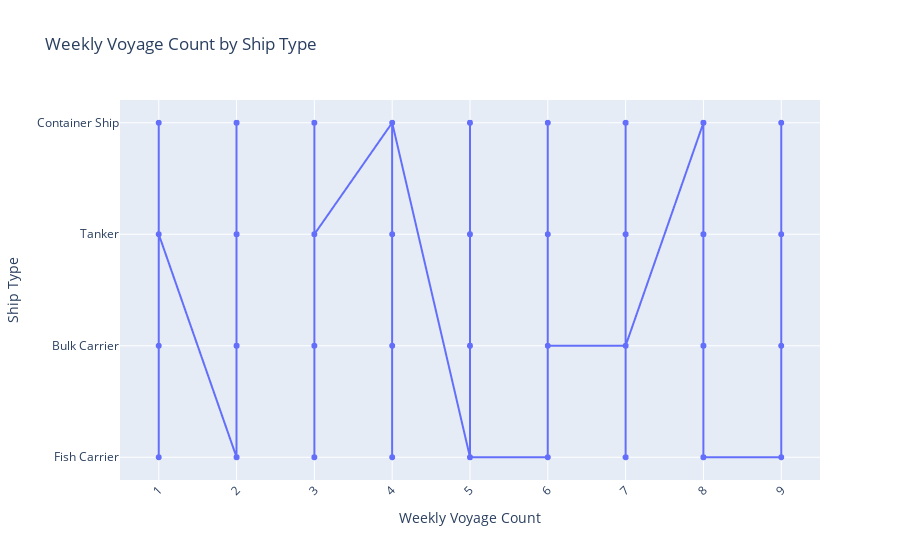

The notebook cell saved with this chart:
### Code cell
# Weekly voyage count by ship type
data_sorted = df.sort_values(by='Weekly_Voyage_Count',)

fig = px.line(
    data_sorted,
    x='Weekly_Voyage_Count',
    y='Ship_Type',
    title='Weekly Voyage Count by Ship Type',
    markers=True,       
    labels={'Weekly_Voyage_Count': 'Weekly Voyage Count', 'Ship_Type': 'Ship Type'},

)
fig.update_layout(xaxis_tickangle=-45)
fig.show()

### Figure 1 — Plotly figure (JSON) as saved in the notebook; plotly's stock layout.template omitted (floating-point values rounded to 4 significant figures; data arrays with more than 128 entries replaced by an {"elided": "..."} marker saying what was removed)
{"data": [{"hovertemplate": "Weekly Voyage Count=%{x}<br>Ship Type=%{y}<extra></extra>", "legendgroup": "", "line": {"color": "#636efa", "dash": "solid"}, "marker": {"symbol": "circle"}, "mode": "lines+markers", "name": "", "showlegend": false, "type": "scattergl", "x": {"elided": "2736 int values"}, "xaxis": "x", "y": {"elided": "2736 str values"}, "yaxis": "y"}], "layout": {"legend": {"tracegroupgap": 0}, "title": {"text": "Weekly Voyage Count by Ship Type"}, "xaxis": {"anchor": "y", "domain": [0, 1], "tickangle": -45, "title": {"text": "Weekly Voyage Count"}}, "yaxis": {"anchor": "x", "domain": [0, 1], "title": {"text": "Ship Type"}}}}
